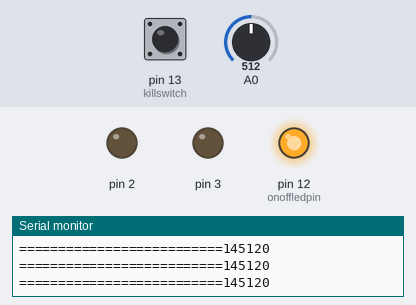
Bench run of a sketch on a simulated Arduino Uno, built with avr-gcc and run on an emulated ATmega328P. Parts: output pins drawn as LEDs (lit = HIGH), the last lines printed to the serial monitor. The inputs (shaded band) are chosen by the test bench; at power-on: A0 = 512, pin 13 (killswitch) LOW.

Above: at 1.2 s.
1.3 s: A0 set to 750
2.8 s: A0 set to 784
At 3.4 s:
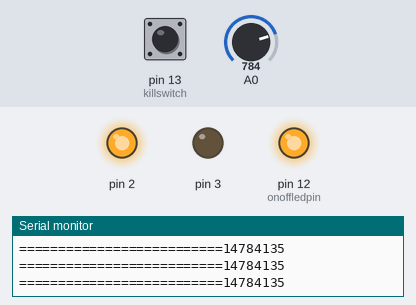
4.3 s: pin 13 (killswitch) pulled HIGH for 0.15 s
At 4.38 s:
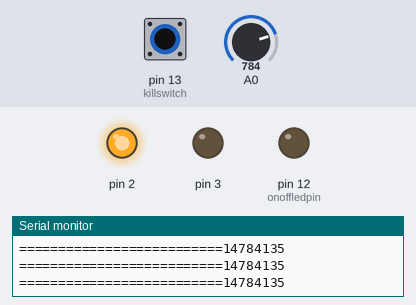
5.9 s: A0 set to 306
At 7.1 s:
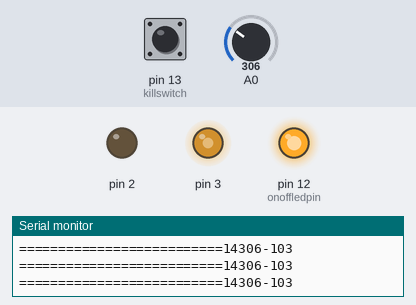
7.4 s: pin 13 (killswitch) pulled HIGH for 3.2 s
At 8.3 s:
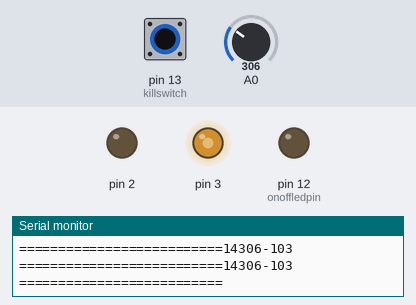
12.1 s: A0 set to 122
At 13.0 s:
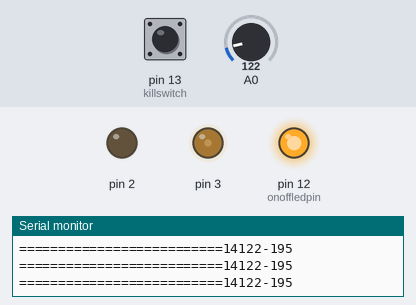
Timing chart, 0 to 14.6 s (numbered marks = the images above; inputs shaded):
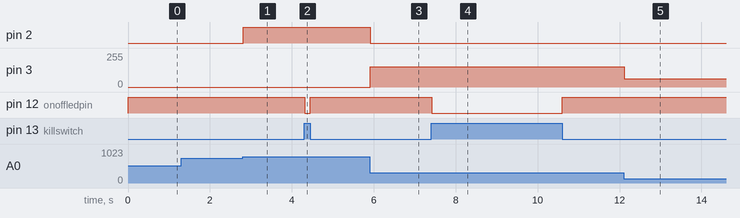

Measured:
- the behaviour switches between 768 and 769 on A0 (found by bisection; images 0 and 1)
- after the input at 2.8 s, pin 2: LOW → HIGH at once
- after the input at 4.3 s, pin 12 (onoffledpin): HIGH → LOW at once, → HIGH 0.14 s later
- after the input at 5.9 s, pin 2: HIGH → LOW at once; pin 3: 0/255 → 153/255 at once
- after the input at 7.4 s, pin 12 (onoffledpin): HIGH → LOW at once, → HIGH 3.2 s later
- after the input at 12.1 s, pin 3: 153/255 → 61/255 at once

The sketch:

SpeedController.ino
```cpp
const int onoffledpin = 12;
const int killswitch = 13;

void setup() {
  Serial.begin(9600);
  pinMode(killswitch, INPUT);
  pinMode(onoffledpin, OUTPUT);
}

void loop() {
//kill switch code with led indicator
   if(digitalRead(killswitch)==HIGH){
   digitalWrite(onoffledpin, LOW);
   }else{
     out(2,3,A0,0,1023);
     digitalWrite(onoffledpin, HIGH);
   }
  delay(2);
}

void out(int outpin1, int outpin2, int inpin, int lowval, int upval){
  int sensorValue = analogRead(A0);
  int outputValue = map(sensorValue, lowval, upval, -255, 255);
  if(outputValue>0){
    //forwards
    analogWrite(outpin1, outputValue);
    analogWrite(outpin2, 0);
  }else if(outputValue<0){
    //bakcwards
    analogWrite(outpin1, 0);
    analogWrite(outpin2, outputValue);
  }else{
    //stopped
    digitalWrite(outpin1, LOW);
    digitalWrite(outpin2, LOW);
  }

  //prints everything for troubleshooting purposes
  Serial.print(inpin);
  Serial.print(sensorValue);
  Serial.println(outputValue);
  Serial.print("==========================");
}
```
